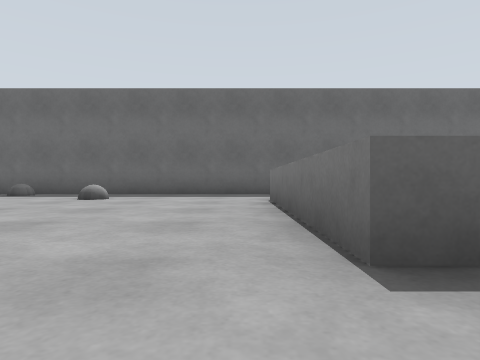
view 1 (above)

24 first-person views from a walk through a world built for the Gazebo simulator. The camera is 0.33 m above the floor, looks level and sees 75° across. The floor is counted in squares, 1 m on a side. Each view is taken from the middle of a square. On the plan, view 1 faces up. The plan holds only what a view shows up to about 9 squares ahead; the rest is blank.

view 2
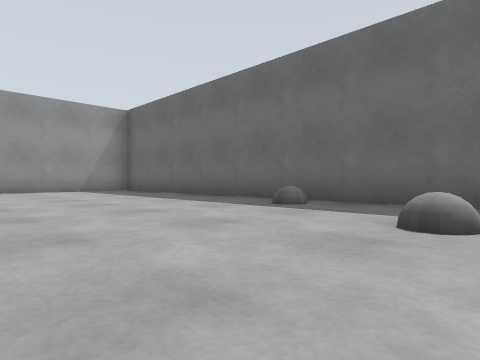

view 3
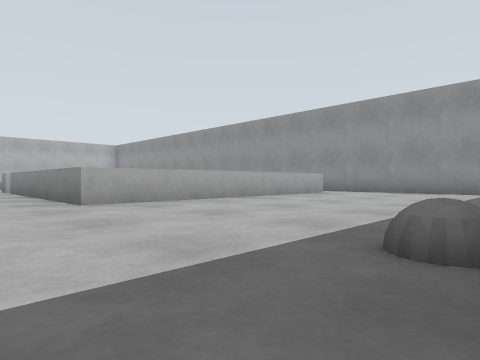

view 4
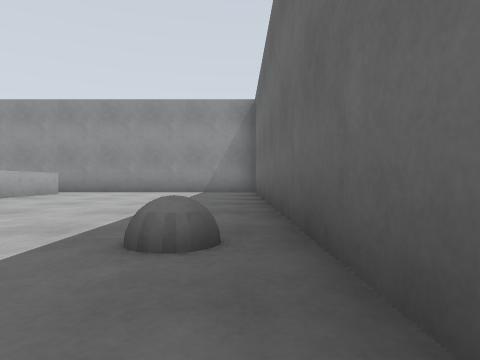

view 5
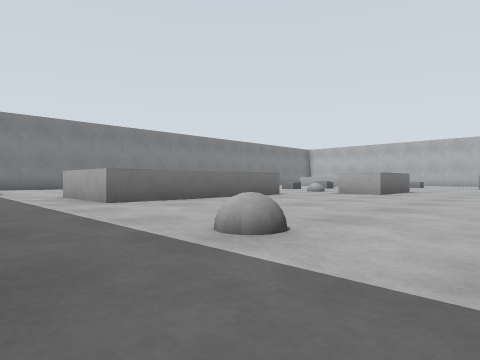

view 6
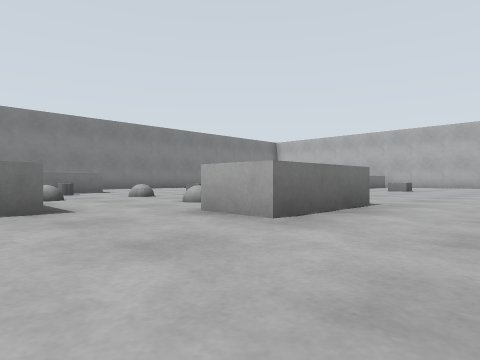

view 7
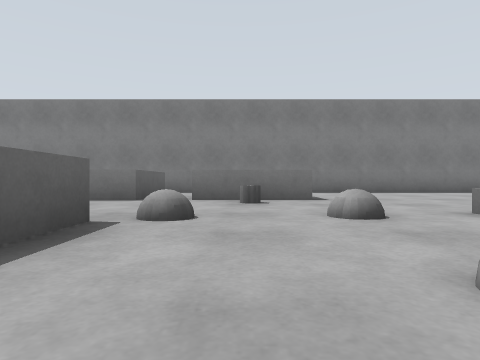

view 8
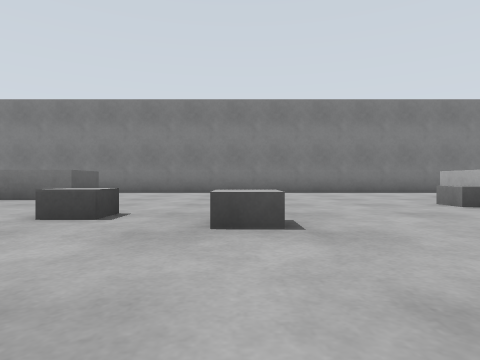

view 9
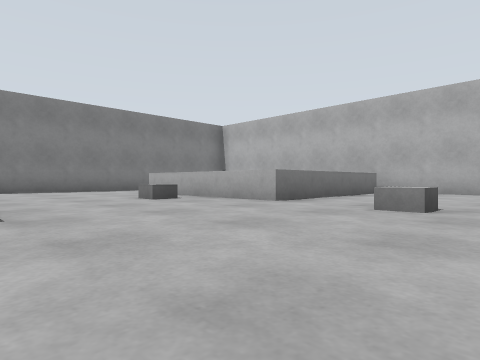

view 10
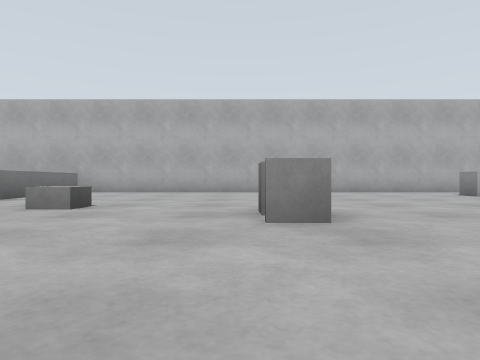

view 11
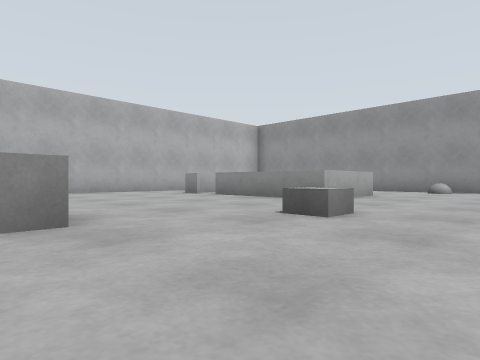

view 12
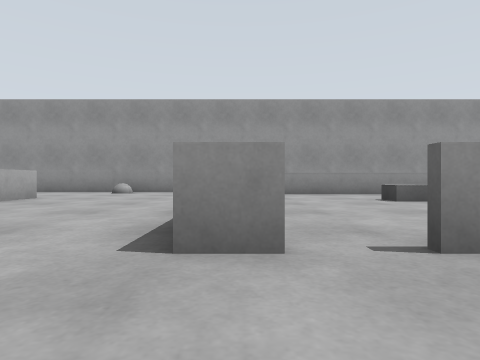

view 13
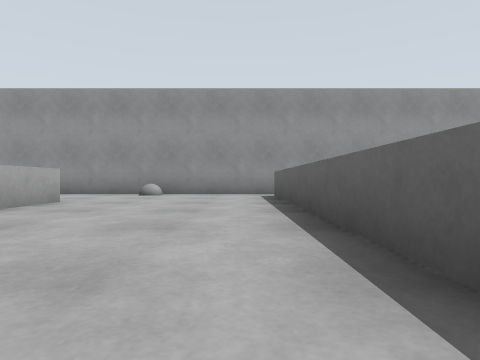

view 14
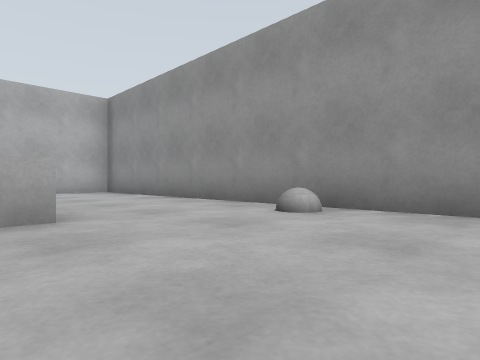

view 15
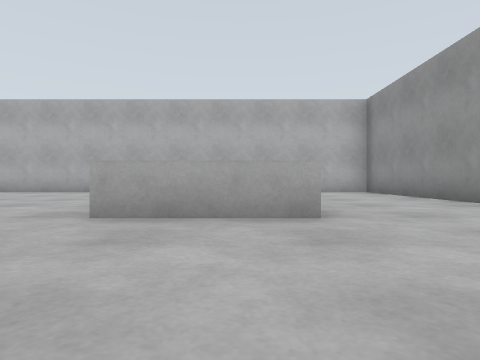

view 16
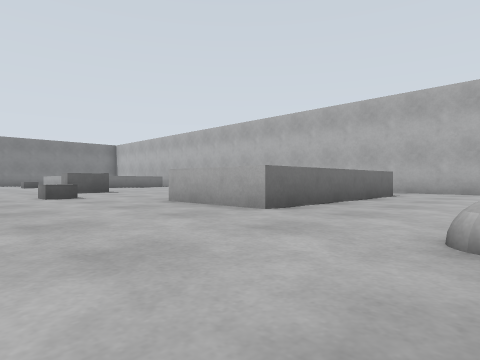

view 17
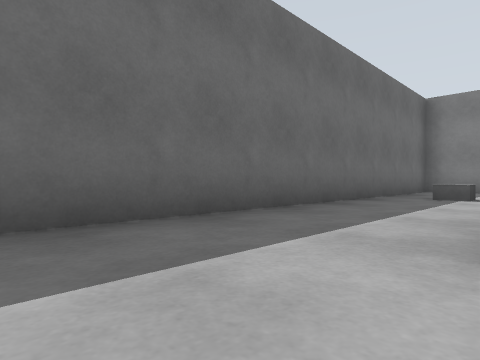

view 18
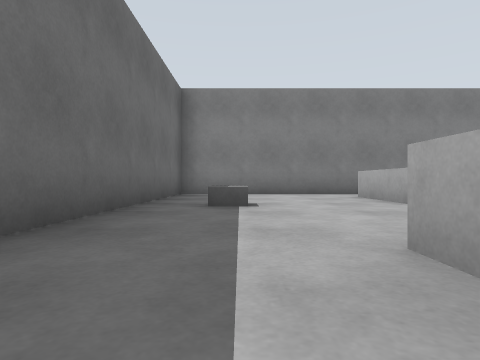

view 19
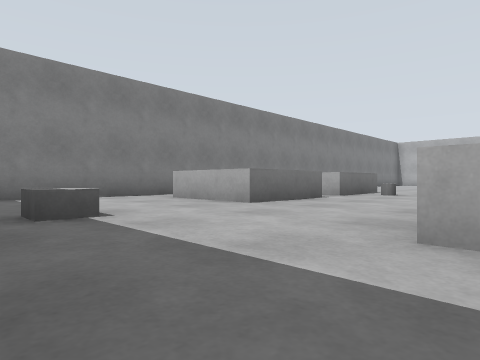

view 20
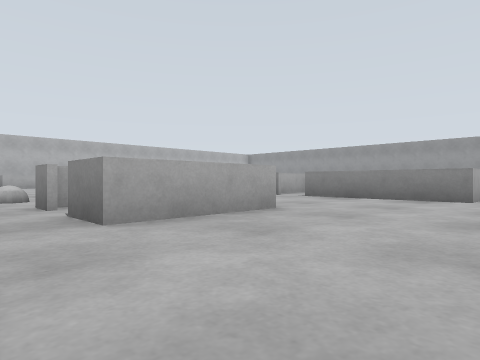

view 21
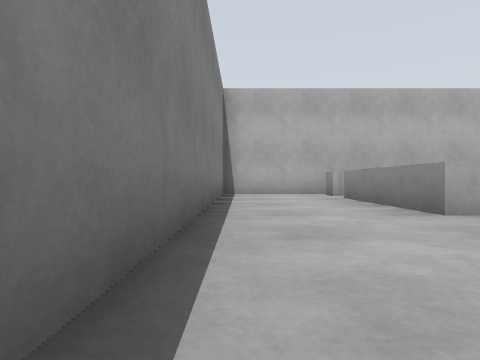

view 22
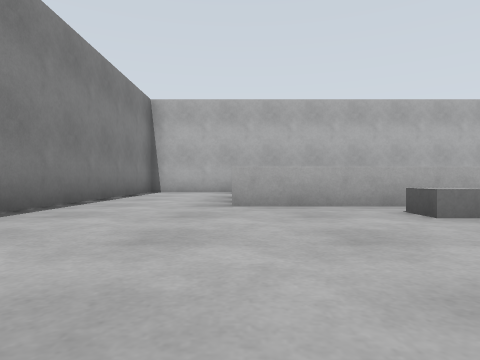

view 23
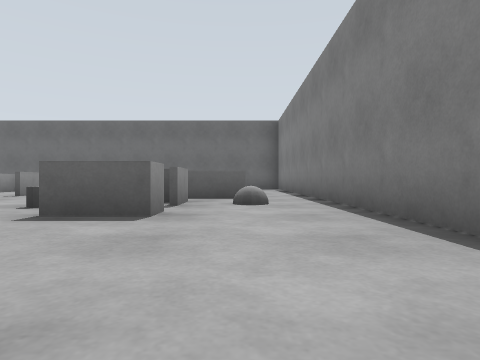

view 24
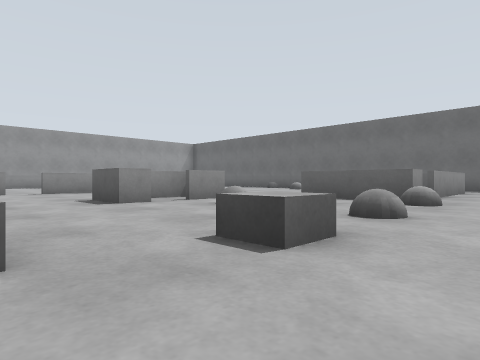

### Floor plan
Ten units are one square. View 1 is at (0, 0); x grows to the right and y downward. Boxes are objects, and circles mark ways between rooms. Rooms are numbered by the first view taken in them; rooms with no view inside come last. Other rooms are left out.
<svg viewBox="-120 -80 209 209">
<path fill="none" stroke="#000" d="M-105 -27 -44 -27 -44 4M5 -74 -114 -74 -114 -34M-13 1 -3 1M5 -12 5 -52M-3 15 -3 21 -13 21 -13 1M-22 69 -22 74M-3 1 -3 10M-12 2 -12 11M-27 75 -27 64 -21 64M-44 28 -44 34M-49 33 -102 33M8 -13 19 -13M-44 4 -44 21M25 -17 25 -12 5 -12M61 6 61 12 51 12 51 -9M61 -7 61 0M21 120 21 79 61 79 61 108M-67 101 -67 108M5 -52 25 -52 25 -24M71 -22 71 -17 51 -17 51 -37 71 -37 71 -29M61 114 61 120M54 124 84 124 84 -74 5 -74M-87 108 -87 67 -67 67 -67 95M-114 -34 -114 124 20 124"/>
<rect x="-55" y="-75" width="10" height="10" fill="#bbb"><title>grey ball</title></rect>
<rect x="-35" y="-55" width="10" height="10" fill="#bbb"><title>grey ball</title></rect>
<rect x="-115" y="55" width="10" height="10" fill="#bbb"><title>grey ball</title></rect>
<rect x="-55" y="55" width="10" height="10" fill="#bbb"><title>grey box</title></rect>
<rect x="-5" y="75" width="10" height="10" fill="#bbb"><title>grey box</title></rect>
<rect x="5" y="5" width="10" height="10" fill="#bbb"><title>grey ball</title></rect>
<rect x="15" y="35" width="10" height="10" fill="#bbb"><title>grey box</title></rect>
<rect x="25" y="25" width="10" height="10" fill="#bbb"><title>grey box</title></rect>
<rect x="25" y="5" width="10" height="10" fill="#bbb"><title>grey ball</title></rect>
<rect x="25" y="-15" width="10" height="10" fill="#bbb"><title>grey ball</title></rect>
<rect x="35" y="65" width="10" height="10" fill="#bbb"><title>grey box</title></rect>
<rect x="45" y="-5" width="10" height="10" fill="#bbb"><title>grey cylinder</title></rect>
<rect x="45" y="-65" width="10" height="10" fill="#bbb"><title>grey box</title></rect>
<rect x="65" y="-5" width="10" height="10" fill="#bbb"><title>grey ball</title></rect>
<circle cx="-110" cy="-30" r="3" fill="#2a7"/>
<circle cx="-25" cy="15" r="3" fill="#2a7"/>
<circle cx="15" cy="-65" r="3" fill="#2a7"/>
<circle cx="5" cy="5" r="3" fill="#2a7"/>
<text x="-50" y="-50">1</text>
<text x="0" y="40">2</text>
</svg>
Room 1 opens to room 2.

Where each view was taken, in squares from view 1:
view 1: 0 up, 0 right, facing up
view 2: 3 up, 2 left, facing up-left
view 3: 7 up, 3 left, facing down-left
view 4: 7 up, 3 left, facing left
view 5: 7 up, 4 left, facing down-right
view 6: 2 up, 3 left, facing down-right
view 7: 0 up, 0 right, facing right
view 8: 4 down, 0 right, facing right
view 9: 4 down, 1 left, facing down-right
view 10: 4 down, 2 left, facing down
view 11: 4 down, 2 left, facing down-left
view 12: 3 down, 3 left, facing left
view 13: 4 down, 4 left, facing left
view 14: 4 down, 8 left, facing down-left
view 15: 4 down, 8 left, facing down
view 16: 4 down, 11 left, facing down-right
view 17: 5 up, 1 left, facing up-right
view 18: 6 up, 1 right, facing right
view 19: 7 up, 2 right, facing down-right
view 20: 6 up, 8 right, facing down-left
view 21: 5 down, 8 right, facing down
view 22: 4 down, 6 right, facing down
view 23: 4 down, 7 right, facing up
view 24: 4 down, 4 right, facing up-left
